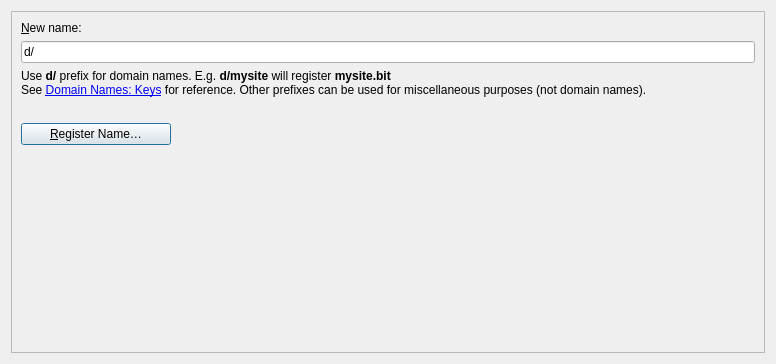
<?xml version="1.0" encoding="UTF-8"?>
<ui version="4.0">
 <class>BuyNamesPage</class>
 <widget class="QWidget" name="BuyNamesPage">
  <property name="geometry">
   <rect>
    <x>0</x>
    <y>0</y>
    <width>776</width>
    <height>364</height>
   </rect>
  </property>
  <layout class="QHBoxLayout" name="horizontalLayout">
   <item>
    <widget class="QFrame" name="frame2">
     <property name="sizePolicy">
      <sizepolicy hsizetype="Preferred" vsizetype="Expanding">
       <horstretch>0</horstretch>
       <verstretch>0</verstretch>
      </sizepolicy>
     </property>
     <property name="frameShape">
      <enum>QFrame::StyledPanel</enum>
     </property>
     <property name="frameShadow">
      <enum>QFrame::Sunken</enum>
     </property>
     <layout class="QVBoxLayout" name="verticalLayout">
      <item>
       <widget class="QLabel" name="label_4">
        <property name="sizePolicy">
         <sizepolicy hsizetype="Preferred" vsizetype="Maximum">
          <horstretch>0</horstretch>
          <verstretch>0</verstretch>
         </sizepolicy>
        </property>
        <property name="text">
         <string>&amp;New name:</string>
        </property>
        <property name="alignment">
         <set>Qt::AlignLeading|Qt::AlignLeft|Qt::AlignVCenter</set>
        </property>
        <property name="buddy">
         <cstring>registerName</cstring>
        </property>
       </widget>
      </item>
      <item>
       <widget class="QValidatedLineEdit" name="registerName">
        <property name="toolTip">
         <string>Enter a name to register it.</string>
        </property>
        <property name="text">
         <string>d/</string>
        </property>
       </widget>
      </item>
      <item>
       <widget class="QLabel" name="label">
        <property name="sizePolicy">
         <sizepolicy hsizetype="Preferred" vsizetype="Preferred">
          <horstretch>0</horstretch>
          <verstretch>0</verstretch>
         </sizepolicy>
        </property>
        <property name="text">
         <string>Use &lt;strong&gt;d/&lt;/strong&gt; prefix for domain names. E.g. &lt;strong&gt;d/mysite&lt;/strong&gt; will register &lt;strong&gt;mysite.bit&lt;/strong&gt;&lt;br&gt;See &lt;a href=&quot;https://github.com/doichain/proposals/blob/master/ifa-0001.md#keys&quot;&gt;Domain Names: Keys&lt;/a&gt; for reference. Other prefixes can be used for miscellaneous purposes (not domain names).&lt;/p&gt;</string>
        </property>
        <property name="textFormat">
         <enum>Qt::RichText</enum>
        </property>
        <property name="wordWrap">
         <bool>true</bool>
        </property>
        <property name="openExternalLinks">
         <bool>true</bool>
        </property>
       </widget>
      </item>
      <item>
       <widget class="QLabel" name="statusLabel">
        <property name="sizePolicy">
         <sizepolicy hsizetype="Preferred" vsizetype="Preferred">
          <horstretch>0</horstretch>
          <verstretch>0</verstretch>
         </sizepolicy>
        </property>
        <property name="text">
         <string></string>
        </property>
        <property name="textFormat">
         <enum>Qt::PlainText</enum>
        </property>
        <property name="wordWrap">
         <bool>true</bool>
        </property>
       </widget>
      </item>
      <item>
       <widget class="QPushButton" name="registerNameButton">
        <property name="sizePolicy">
         <sizepolicy hsizetype="Fixed" vsizetype="Fixed">
          <horstretch>0</horstretch>
          <verstretch>0</verstretch>
         </sizepolicy>
        </property>
        <property name="minimumSize">
         <size>
          <width>150</width>
          <height>0</height>
         </size>
        </property>
        <property name="toolTip">
         <string>Register the name.  You must have already pre-registered it.</string>
        </property>
        <property name="text">
         <string>&amp;Register Name&#8230;</string>
        </property>
        <property name="icon">
         <iconset resource="../bitcoin.qrc">
          <normaloff>:/icons/send</normaloff>:/icons/send</iconset>
        </property>
        <property name="default">
         <bool>true</bool>
        </property>
       </widget>
      </item>
      <item>
       <spacer name="verticalSpacer">
        <property name="orientation">
         <enum>Qt::Vertical</enum>
        </property>
        <property name="sizeHint" stdset="0">
         <size>
          <width>20</width>
          <height>40</height>
         </size>
        </property>
       </spacer>
      </item>
     </layout>
    </widget>
   </item>
  </layout>
 </widget>
 <customwidgets>
  <customwidget>
   <class>QValidatedLineEdit</class>
   <extends>QLineEdit</extends>
   <header>qt/qvalidatedlineedit.h</header>
  </customwidget>
 </customwidgets>
 <resources>
  <include location="../bitcoin.qrc"/>
 </resources>
 <connections/>
</ui>
